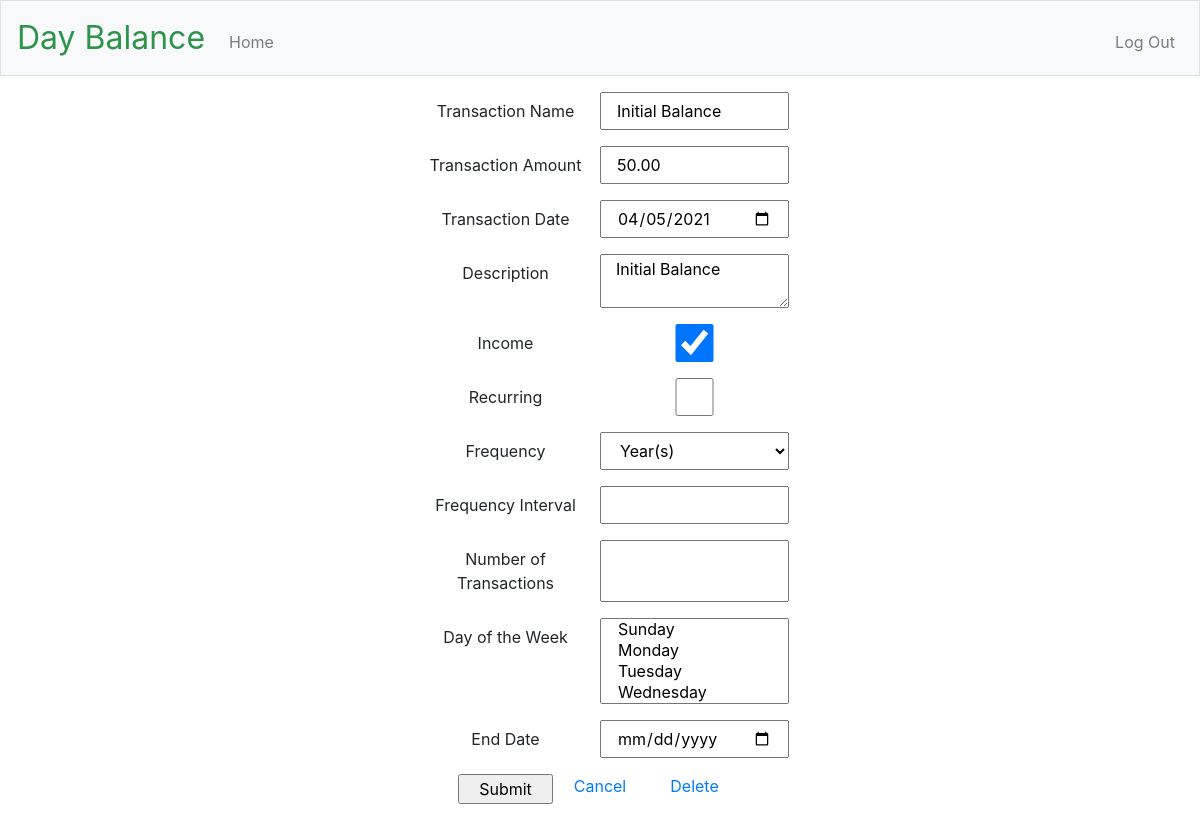
Page /edit/1 (signed in) on the committed database.
### app/models.py (models this page shows, shortened)
class Transaction(db.Model):
    id = db.Column(db.Integer, primary_key=True)
    title = db.Column(db.String(40), nullable=False)
    date = db.Column(db.Date, nullable=False)
    amount = db.Column(db.Integer, nullable=False)
    description = db.Column(db.String(200))
    income = db.Column(db.Boolean)
    is_recurring = db.Column(db.Boolean)
    freq = db.Column(db.String(8))  # DAILY, WEEKLY, MONTHLY, YEARLY
    interval = db.Column(db.Integer)
    day = {}
    day['mon'] = db.Column(db.Boolean)
    day['tue'] = db.Column(db.Boolean)
    day['wed'] = db.Column(db.Boolean)
    day['thu'] = db.Column(db.Boolean)
    day['fri'] = db.Column(db.Boolean)
    day['sat'] = db.Column(db.Boolean)
    day['sun'] = db.Column(db.Boolean)
    count = db.Column(db.Integer)  # number of occurrences (Cannot be used with until)
    until = db.Column(db.Date)                  # recurrence end date (Cannot be used with count)
    transaction_exceptions = db.relationship('TransactionException', backref='transaction', lazy='dynamic')
    user_id = db.Column(db.Integer, db.ForeignKey('user.id'), nullable=False)
    def return_amount(self):
        return (self.amount / 100)

### app/main/routes.py (the view)
@bp.route("/edit", methods=["GET", "POST"])
@bp.route("/edit/<int:transaction_id>", methods=["GET", "POST"])
@login_required
def edit_transaction(transaction_id):
    form = TransactionForm(request.form)
    edited_transaction = Transaction.query.filter_by(id=transaction_id).one()
    if request.method == 'POST' and form.validate():
        edited_transaction.title = form.title.data
        edited_transaction.date = form.date.data
        edited_transaction.description = form.description.data
        edited_transaction.income = form.income.data
        edited_transaction.is_recurring = form.is_recurring.data
        edited_transaction.freq = form.freq.data
        edited_transaction.interval = form.interval.data
        edited_transaction.count = form.count.data
        edited_transaction.until = form.until.data
        edited_transaction.set_amount(form.amount.data)
        if form.is_recurring.data:
            edited_transaction.set_byweekday(form.byweekday.data)
        db.session.commit()
        flash("Your changes have been saved.")
        return redirect(url_for("main.index"))
    elif request.method == 'GET':
        form.title.data = edited_transaction.title
        form.date.data = edited_transaction.date
        form.description.data= edited_transaction.description
        form.income.data = edited_transaction.income
        form.is_recurring.data = edited_transaction.is_recurring
        form.freq.data = edited_transaction.freq
        form.interval.data = edited_transaction.interval
        form.count.data = edited_transaction.count
        form.until.data = edited_transaction.until
        form.amount.data = edited_transaction.return_amount()
        if edited_transaction.is_recurring:
            form.byweekday.data = edited_transaction.return_byweekday()
    return render_template(
        "edit_transaction.html",
        title = "Edit Transaction",
        form = form,
        transaction_id = edited_transaction.id,
    )

### app/main/forms.py (shortened to what this page needs)
class TransactionForm(Form):
    title = StringField('Transaction Name', validators=[InputRequired()])
    date = DateField('Transaction Date', validators=[InputRequired()])
    amount = DecimalField('Transaction Amount', validators=[InputRequired()], places=2)
    description = TextAreaField('Description', validators=[Length(min=0, max=140)])
    income = BooleanField('Income')
    is_recurring = BooleanField('Recurring')
    freq = SelectField('Frequency', choices=[('YEARLY', 'Year(s)'), ('MONTHLY', 'Month(s)'), ('WEEKLY', 'Week(s)'), ('DAILY', 'Day(s)')], validators=[Optional()])
    interval = IntegerField('Frequency Interval', validators=[NumberRange(min=1, max=100), Optional()])
    byweekday = SelectMultipleField('Day of the Week', choices=[('sun', 'Sunday'), ('mon', 'Monday'), ('tue', 'Tuesday'), ('wed', 'Wednesday'), ('thu', 'Thursday'), ('fri', 'Friday'), ('sat', 'Saturday')], validators=[Optional()])
    count = IntegerField('Number of Transactions', validators=[NumberRange(min=1, max=100), Optional()])
    until = DateField('End Date', validators=[Optional()])
    submit = SubmitField('Submit')

### app/models.py (called while the page is built)
@login.user_loader
def load_user(id):
    return User.query.get(int(id))

### app/templates/edit_transaction.html (shortened to what this page needs)
{% extends "layout.html" %}
{% block main %}
    <form action="/edit/{{ transaction_id }}" method="POST">
        <div class="form-group row justify-content-center">
            {{ form.title.label(class="col-sm-2 col-form-label") }}
            {{ form.title(class="col-sm-2") }}
        </div>
        <div class="form-group row justify-content-center">
            {{ form.amount.label(class="col-sm-2 col-form-label") }}
            {{ form.amount(class="col-sm-2") }}
        </div>
        <div class="form-group row justify-content-center">
            {{ form.date.label(class="col-sm-2 col-form-label") }}
            {{ form.date(class="col-sm-2") }}
        </div>
        <div class="form-group row justify-content-center">
            {{ form.description.label(class="col-sm-2 col-form-label") }}
            {{ form.description(class="col-sm-2") }}
        </div>
        <div class="form-group row justify-content-center">
            {{ form.income.label(class="col-sm-2 col-form-label") }}
            {{ form.income(class="col-sm-2") }}
        </div>
        <div class="form-group row justify-content-center">
            {{ form.is_recurring.label(class="col-sm-2 col-form-label") }}
            {{ form.is_recurring(class="col-sm-2") }}
        </div>
        <div class="form-group row justify-content-center">
            {{ form.freq.label(class="col-sm-2 col-form-label") }}
            {{ form.freq(class="col-sm-2") }}
        </div>
        <div class="form-group row justify-content-center">
            {{ form.interval.label(class="col-sm-2 col-form-label") }}
            {{ form.interval(class="col-sm-2") }}
        </div>
        <div class="form-group row justify-content-center">
            {{ form.count.label(class="col-sm-2 col-form-label") }}
            {{ form.count(class="col-sm-2") }}
        </div>
        <div class="form-group row justify-content-center">
            {{ form.byweekday.label(class="col-sm-2 col-form-label") }}
            {{ form.byweekday(class="col-sm-2") }}
        </div>
        <div class="form-group row justify-content-center">
            {{ form.until.label(class="col-sm-2 col-form-label") }}
            {{ form.until(class="col-sm-2") }}
        </div>
        <div class="form-group row justify-content-center">
            {{ form.submit(class="col-1") }}
            <div class="col-1">
                <a href="{{ url_for('main.index') }}">Cancel</a>
            </div>
            <div class="col-1">
                <a href="{{ url_for('main.delete_transaction',transaction_id = transaction_id) }}">Delete</a>
            </div>
        </div>
    </form>
{% endblock %}

### rows in the picture
Transaction: title "Initial Balance", amount "50.00", date "04/05/2021", description "Initial Balance", income "☑", freq "Year(s)"
